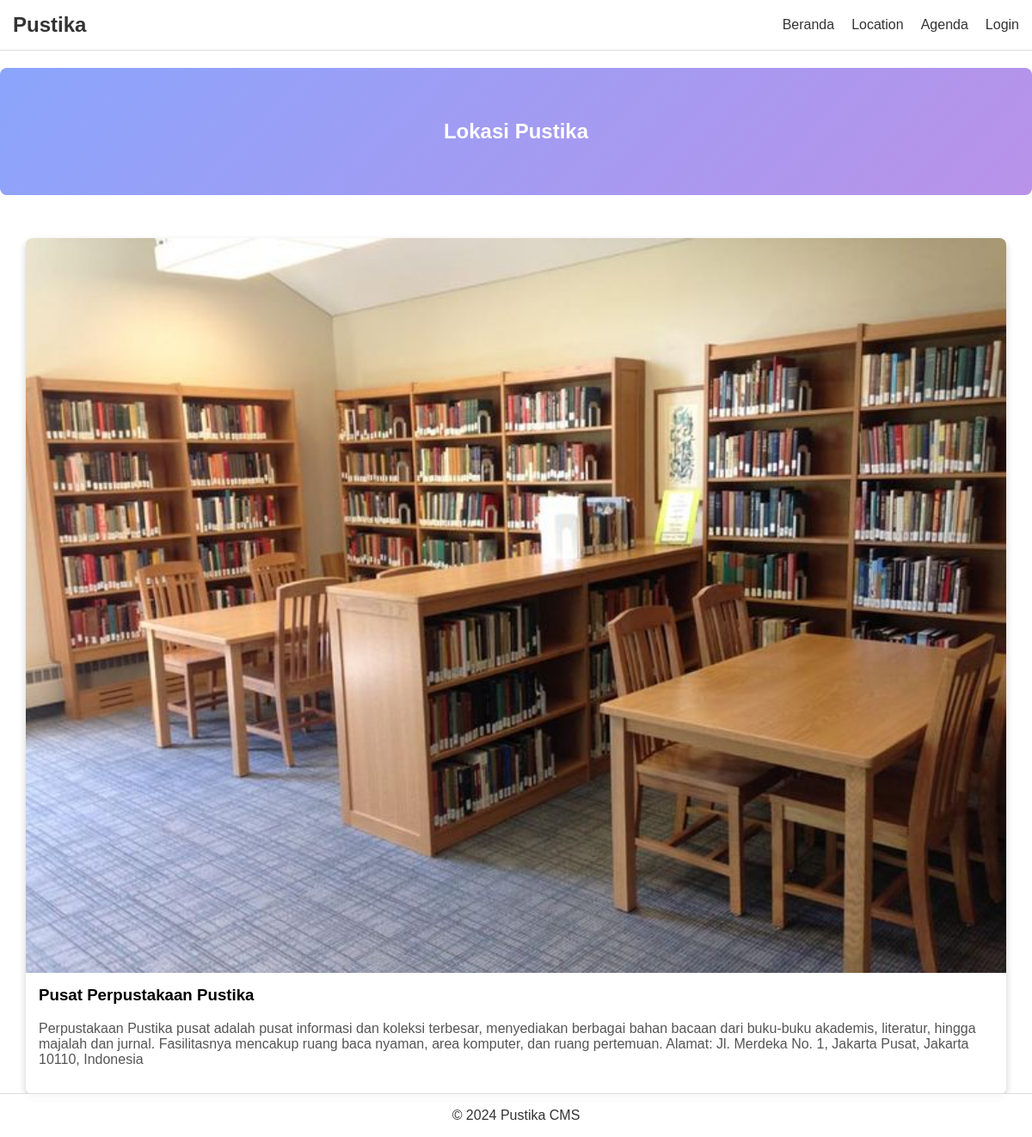
The app's page /location with its own data.
### tables this page shows
CREATE TABLE `our_location` (
  `id` int NOT NULL AUTO_INCREMENT,
  `gambar` text,
  `title` varchar(255) DEFAULT NULL,
  `description` text,
  `created_at` timestamp NULL DEFAULT CURRENT_TIMESTAMP,
  PRIMARY KEY (`id`)
);

### Core/ResponseFactory.php (called while the page is built, shortened)
<?php
class ResponseFactory
{
    public static function view($config, $templates, $data = []): Response
    {
        extract($data);
        if (is_array($templates)) {
            foreach ($templates as $template) {
                include $config::VIEW_PATH . str_replace('.', DIRECTORY_SEPARATOR, $template) . '.php';
            }
        } else {
            include $config::VIEW_PATH . str_replace('.', DIRECTORY_SEPARATOR, $templates) . '.php';
        }
        $content = ob_get_clean();
        if (isset($data['layout'])) {
            $layoutPath = $config::VIEW_PATH . 'layouts/' . $data['layout'] . '.php';
            if (file_exists($layoutPath)) {
                $responseContent = ob_get_clean();
            } else {
                $responseContent = $content;
            }
        } else {
            $responseContent = $content;
        }
        return new Response($responseContent, [
            'Content-Type' => 'text/html'
        ], 200);
    }
}

### Core/helpers.php (called while the page is built, shortened)
<?php
if (!function_exists('view')) {
    function view($views, $data = [], $layout = null)
    {
        $data['layout'] = $layout;
        return ResponseFactory::view(app()->getConfig(), $views, $data);
    }
}
if (!function_exists('app')) {
    function app()
    {
        return Pustika::getInstance();
    }
}

### App/Controllers/SiteController.php (called while the page is built, shortened)
<?php
class SiteController
{
    protected $bukuModel, $penerbitModel, $genreModel, $ourLocationModel, $agendaModel;
    public function __construct()
    {
        $this->ourLocationModel = new OurLocation();
    }
    public function location(Request $request)
    {
        $ourLocations = $this->ourLocationModel->all();
        $fileDisplay = new FileDisplay('uploaded_files');
        $data = [
            'ourLocations' => $ourLocations,
            'fileDisplay' => $fileDisplay,
        ];
        return view('location', $data, 'landing');
    }
}

### Core/Router.php (called while the page is built, shortened)
<?php
class Router
{
    protected $config;
    public function __construct($config)
    {
        $this->config = $config;
    }
    public function handle(Request $request): Response
    {
        $uri = $request->server('REQUEST_URI');
        $uri = str_replace($this->config::BASE_URL, "", $uri);
        $args = explode('/', trim($uri, '/'));
        if (1 === count($args)) {
            $controller = $this->config::DEFAULT_CONTROLLER;
            $method = array_shift($args) ?: $this->config::ACTION_INDEX;
        } else {
            $controller = array_shift($args);
            $method = array_shift($args);
        }
        $method = explode('?', $method, 2)[0];
        $controller = $this->convertToCamelCase($controller);
        $method = $this->convertToStudlyCaps($method);
        return $this->run($controller, $method, $args, $request);
    }
    protected function convertToCamelCase($value): string
    {
        return str_replace(' ', '', ucwords(str_replace('-', ' ', $value)));
    }
    protected function convertToStudlyCaps($value): string
    {
        return lcfirst($this->convertToCamelCase($value));
    }
    protected function run($controller, $method, $args, Request $request): Response
    {
        array_unshift($args, $request);
        $class = $this->config::CONTROLLER_NAMESPACE."\\{$controller}Controller";
        if (class_exists($class) && is_callable($toCall = [new $class, $method])) {
            $result = call_user_func_array($toCall, $args);
        } else {
            $class = $this->config::CONTROLLER_NAMESPACE.'\\'.$this->config::DEFAULT_CONTROLLER.'Controller';
            $result = call_user_func([new $class, $this->config::ACTION_404], $request);
        }
        return $result;
    }
}

### public/index.php (called while the page is built, shortened)
<?php
require_once dirname(__DIR__) . '/Core/helpers.php';
$app = Core\Pustika::getInstance(App\Config::class);

### Core/Database.php (called while the page is built, shortened)
<?php
final class Database
{
    private static $conn = null;
    public static function getConnection()
    {
        if (is_null(self::$conn)) {
            $c = app()->getConfig()::DB_CONFIG;
            $dsn = "mysql:host={$c['host']};dbname={$c['dbname']};";
            if (isset($c['port'])) {
                $dsn .= "port={$c['port']};";
            }
            self::$conn = new \PDO(
                $dsn,
                $c['username'],
                $c['password']
            );
            self::$conn->setAttribute(\PDO::ATTR_ERRMODE, \PDO::ERRMODE_EXCEPTION);
        }
        return self::$conn;
    }
}

### Core/Model.php (called while the page is built, shortened)
<?php
class Model
{
    protected $table = null;
    protected $query = '';
    protected $params = [];
    public function all($columns = ['*'], $fetchStyle = \PDO::FETCH_BOTH)
    {
        $columns = implode(",", $columns);
        $stmt = Database::getConnection()
            ->prepare("SELECT $columns FROM $this->table" . $this->query);
        $stmt->execute($this->params);
        return $stmt->fetchAll($fetchStyle);
    }
}

### App/Views/location.php (the view, shortened to what this page needs)
<div class="jumbotron">
    <h2>Lokasi Pustika</h2>
</div>
<?php foreach ($ourLocations as $index => $ourLocation): ?>
    <div class="card col-md-12">
        <?php if (!empty($ourLocation['gambar'])): ?>
            <?php echo $fileDisplay->getImageTag(
                $ourLocation['gambar'],
                'Location',
                '100%'
            ); ?>
        <?php else: ?>
            No Image
        <?php endif; ?>
        <div class="card-body">
            <h3><?php echo htmlspecialchars($ourLocation['title']); ?></h3>
            <p><?php echo htmlspecialchars(
                $ourLocation['description']
            ); ?></p>
        </div>
    </div>
<?php endforeach; ?>

### Core/FileDisplay.php (shortened to what this page needs)
<?php
class FileDisplay
{
    protected static $baseUrl = '';
    protected $uploadDir;
    public static function initializeBaseUrl()
    {
        if (self::$baseUrl === '') {
            $protocol = (!empty($_SERVER['HTTPS']) && $_SERVER['HTTPS'] !== 'off') ? 'https' : 'http';
            $host = $_SERVER['HTTP_HOST'];
            $scriptName = dirname($_SERVER['SCRIPT_NAME']);
            self::$baseUrl = $protocol . '://' . $host . $scriptName . 'storage/';
        }
    }
    public function __construct(string $uploadDir)
    {
        $this->uploadDir = trim($uploadDir, '/');
    }
    public function getFileUrl(string $fileName)
    {
        return self::$baseUrl . '/' . $this->uploadDir . '/' . urlencode($fileName);
    }
    public function getImageTag(string $fileName, string $altText = 'Image', string $width = '100px', string $height = 'auto')
    {
        $url = $this->getFileUrl($fileName);
        return '<img src="' . htmlspecialchars($url) . '" alt="' . htmlspecialchars($altText) . '" style="width: ' . htmlspecialchars($width) . '; height: ' . htmlspecialchars($height) . ';">';
    }
}

### public/assets/css/landing.css (style rules this page uses)
body { font-family: Arial, sans-serif; margin: 0; padding: 0; }
.jumbotron { background: linear-gradient(135deg, rgba(110, 142, 251, 0.8), rgba(167, 119, 227, 0.8)); color: #fff; padding: 40px; text-align: center; margin: 20px auto; border-radius: 8px; max-width: 1200px; }
.card { background-color: transparent; border-radius: 8px; box-shadow: 0 4px 8px rgba(0, 0, 0, 0.2); width: 100%; max-width: 300px; margin: 10px; overflow: hidden; display: flex; flex-direction: column; }
.card img { width: 100%; height: 200px; object-fit: cover; display: block; }
.card-body { padding: 15px; background-color: #fff; flex-grow: 1; }
.card-body h3 { margin-top: 0; }
.card-body p { color: #555; }
@media (min-width: 768px) { .card.col-md-12 { width: 100%; max-width: 1200px; } }

### records on screen
our_location: gambar (picture), title "Pusat Perpustakaan Pustika", description "Perpustakaan Pustika pusat adalah pusat informasi dan koleksi terbesar, menyediakan berbagai bahan bacaan dari buku-buku akademis, literatur, hingga majalah dan jurnal. Fasilitasnya mencakup ruang baca nyaman, area komputer, dan ruang pertemuan. Alamat: Jl. Merdeka No. 1, Jakarta Pusat, Jakarta 10110, Indonesia"
